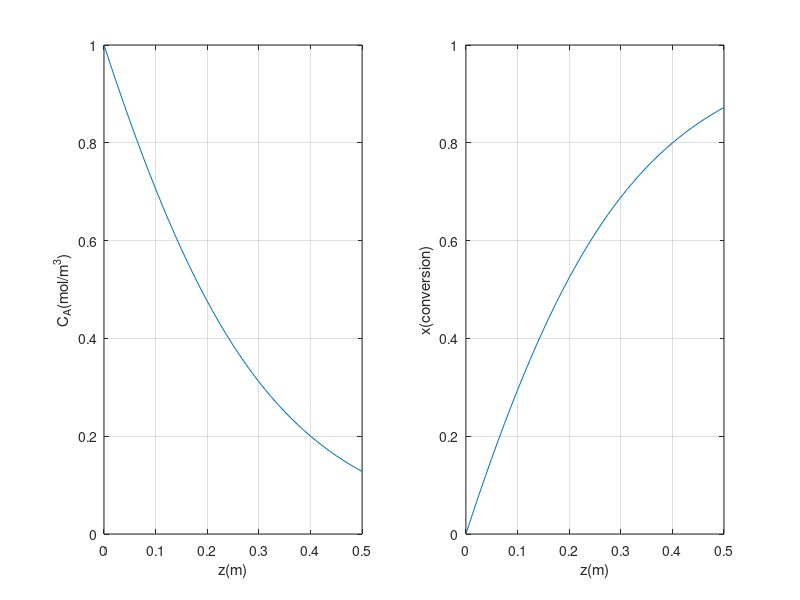

Reproduce this figure in MATLAB.
% pfrLHmodel.m: PFR reaction calculation by Langmuir-Hinshelwood model
clear all; 
q  =  0.12; Ac  =  0.26; k  =  2.1; kr  =  0.98; Ca0  =  1; % data 
% (1) Profiles of concentration and conversion 
zspan  =  [0 0.5]; 
dC  =  @(z,Ca) -(Ac/q)*k*Ca/sqrt(1 + kr*Ca^2); 
[z Ca]  =  ode45(dC, zspan, Ca0); x  =  (Ca0 - Ca)/Ca0; 
subplot(1,2,1), plot(z,Ca), grid, xlabel('z(m)'), ylabel('C_A(mol/m^3)') 
subplot(1,2,2), plot(z,x), grid, xlabel('z(m)'), ylabel('x(conversion)') 
% (2) Calculation of reactor volume 
V0  =  0; xd  =  0.8; xspan  =  [0 xd]; % conversion of A  =  80% 
dV  =  @(x,V) (q/k)*sqrt(1 + kr*Ca0^2*(1-x)^2)/(1-x); 
[x V]  =  ode45(dV, xspan, V0); 
fprintf('Reactor volume for 80 percent conversion  =  %g m^3\n', V(end))